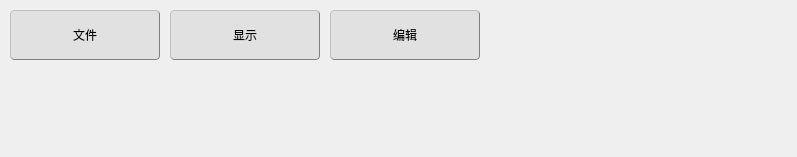
<?xml version="1.0" encoding="UTF-8"?>
<ui version="4.0">
 <class>FloatTools</class>
 <widget class="QWidget" name="FloatTools">
  <property name="geometry">
   <rect>
    <x>0</x>
    <y>0</y>
    <width>797</width>
    <height>157</height>
   </rect>
  </property>
  <property name="windowTitle">
   <string>Form</string>
  </property>
  <property name="styleSheet">
   <string notr="true">QToolButton{background-color: rgb(225, 225, 225);border:1px groove gray;border-radius:4px;padding:1px 4px;border-style: outset;}
QToolButton:hover{background-color:rgb(229, 241, 251); color: black;}
QToolButton:pressed{background-color:rgb(204, 228, 247);border-style: inset;}

QMenu {
    background-color : rgb(253,253,254);
 padding:5px;
 border-radius:15px;
}
QMenu::item {
    font-size:10pt;
    color: rgb(0,0,0);
    background-color:rgb(253,253,254);
    padding: 8px 25px 6px 10px;
    margin: 4px 1px;
}
QMenu::item:selected {
    background-color : rgb(236,236,237);
}
QMenu::icon:checked {
    background: rgb(253,253,254);
    position: absolute;
    top: 1px;
    right: 1px;
    bottom: 1px;
    left: 1px;
}
QMenu::icon:checked:selected {
    background-color : rgb(236,236,237);
    background-image: url(:/space_selected.png);
}
QMenu::separator {
    height: 2px;
    background: rgb(235,235,236);
    margin-left: 10px;
    margin-right: 10px;
}
</string>
  </property>
  <widget class="QToolButton" name="toolButtonFile">
   <property name="geometry">
    <rect>
     <x>10</x>
     <y>10</y>
     <width>150</width>
     <height>50</height>
    </rect>
   </property>
   <property name="sizePolicy">
    <sizepolicy hsizetype="Minimum" vsizetype="Fixed">
     <horstretch>0</horstretch>
     <verstretch>0</verstretch>
    </sizepolicy>
   </property>
   <property name="focusPolicy">
    <enum>Qt::NoFocus</enum>
   </property>
   <property name="styleSheet">
    <string notr="true"/>
   </property>
   <property name="text">
    <string>文件</string>
   </property>
   <property name="icon">
    <iconset resource="../../Resources/resources.qrc">
     <normaloff>:/Icons/file.png</normaloff>
     <normalon>:/Icons/file.png</normalon>:/Icons/file.png</iconset>
   </property>
   <property name="popupMode">
    <enum>QToolButton::InstantPopup</enum>
   </property>
   <property name="toolButtonStyle">
    <enum>Qt::ToolButtonTextUnderIcon</enum>
   </property>
  </widget>
  <widget class="QToolButton" name="toolButtonView">
   <property name="geometry">
    <rect>
     <x>170</x>
     <y>10</y>
     <width>150</width>
     <height>50</height>
    </rect>
   </property>
   <property name="sizePolicy">
    <sizepolicy hsizetype="Minimum" vsizetype="Fixed">
     <horstretch>0</horstretch>
     <verstretch>0</verstretch>
    </sizepolicy>
   </property>
   <property name="focusPolicy">
    <enum>Qt::NoFocus</enum>
   </property>
   <property name="text">
    <string>显示</string>
   </property>
   <property name="icon">
    <iconset resource="../../Resources/resources.qrc">
     <normaloff>:/Icons/view.png</normaloff>
     <normalon>:/Icons/view.png</normalon>:/Icons/view.png</iconset>
   </property>
   <property name="popupMode">
    <enum>QToolButton::InstantPopup</enum>
   </property>
   <property name="toolButtonStyle">
    <enum>Qt::ToolButtonTextUnderIcon</enum>
   </property>
  </widget>
  <widget class="QToolButton" name="toolButtonEdit">
   <property name="geometry">
    <rect>
     <x>330</x>
     <y>10</y>
     <width>150</width>
     <height>50</height>
    </rect>
   </property>
   <property name="sizePolicy">
    <sizepolicy hsizetype="Minimum" vsizetype="Fixed">
     <horstretch>0</horstretch>
     <verstretch>0</verstretch>
    </sizepolicy>
   </property>
   <property name="focusPolicy">
    <enum>Qt::NoFocus</enum>
   </property>
   <property name="text">
    <string>编辑</string>
   </property>
   <property name="icon">
    <iconset resource="../../Resources/resources.qrc">
     <normaloff>:/Icons/edit.png</normaloff>
     <normalon>:/Icons/edit.png</normalon>:/Icons/edit.png</iconset>
   </property>
   <property name="popupMode">
    <enum>QToolButton::InstantPopup</enum>
   </property>
   <property name="toolButtonStyle">
    <enum>Qt::ToolButtonTextUnderIcon</enum>
   </property>
  </widget>
  <action name="actionImport">
   <property name="icon">
    <iconset resource="../../Resources/resources.qrc">
     <normaloff>:/Icons/import.png</normaloff>:/Icons/import.png</iconset>
   </property>
   <property name="text">
    <string>导入模型</string>
   </property>
   <property name="shortcut">
    <string>Ctrl+O</string>
   </property>
  </action>
  <action name="actionExport">
   <property name="icon">
    <iconset resource="../../Resources/resources.qrc">
     <normaloff>:/Icons/export.png</normaloff>:/Icons/export.png</iconset>
   </property>
   <property name="text">
    <string>导出模型</string>
   </property>
  </action>
  <action name="actionHome">
   <property name="icon">
    <iconset resource="../../Resources/resources.qrc">
     <normaloff>:/Icons/reset.png</normaloff>:/Icons/reset.png</iconset>
   </property>
   <property name="text">
    <string>视角重置</string>
   </property>
  </action>
  <action name="actionSelect">
   <property name="icon">
    <iconset resource="../../Resources/resources.qrc">
     <normaloff>:/Icons/Select.png</normaloff>:/Icons/Select.png</iconset>
   </property>
   <property name="text">
    <string>选择</string>
   </property>
   <property name="shortcut">
    <string>S</string>
   </property>
  </action>
  <action name="actiondeleteFace">
   <property name="icon">
    <iconset resource="../../Resources/resources.qrc">
     <normaloff>:/Icons/deleteface.png</normaloff>:/Icons/deleteface.png</iconset>
   </property>
   <property name="text">
    <string>删除面</string>
   </property>
   <property name="shortcut">
    <string>D</string>
   </property>
  </action>
  <action name="actionInvertSelect">
   <property name="text">
    <string>反选</string>
   </property>
   <property name="shortcut">
    <string>W</string>
   </property>
  </action>
  <action name="actionLinkFace">
   <property name="text">
    <string>链接选择</string>
   </property>
   <property name="shortcut">
    <string>L</string>
   </property>
  </action>
  <action name="actionClearSelect">
   <property name="text">
    <string>清除选择</string>
   </property>
   <property name="shortcut">
    <string>Shift+C</string>
   </property>
  </action>
  <action name="actionShowBorder">
   <property name="text">
    <string>显示边界</string>
   </property>
   <property name="shortcut">
    <string>B</string>
   </property>
  </action>
  <action name="actionFillHole">
   <property name="text">
    <string>补洞</string>
   </property>
   <property name="shortcut">
    <string>C</string>
   </property>
  </action>
  <action name="actionFlat">
   <property name="text">
    <string>压平</string>
   </property>
   <property name="shortcut">
    <string>T</string>
   </property>
  </action>
  <action name="actionRemoveSmall">
   <property name="text">
    <string>删除悬浮物</string>
   </property>
   <property name="shortcut">
    <string>Q</string>
   </property>
  </action>
  <action name="actionRefresh">
   <property name="text">
    <string>刷新模型</string>
   </property>
   <property name="shortcut">
    <string>R</string>
   </property>
  </action>
  <action name="actionPickAxes">
   <property name="text">
    <string>放置参考点</string>
   </property>
   <property name="shortcut">
    <string>P</string>
   </property>
  </action>
  <action name="actionLassoRegion">
   <property name="text">
    <string>套索选择</string>
   </property>
   <property name="shortcut">
    <string>A</string>
   </property>
  </action>
  <action name="actionWhiteShow">
   <property name="text">
    <string>白模</string>
   </property>
   <property name="shortcut">
    <string>2</string>
   </property>
  </action>
  <action name="actionTexture">
   <property name="text">
    <string>纹理模型</string>
   </property>
   <property name="shortcut">
    <string>1</string>
   </property>
  </action>
  <action name="actionSmooth">
   <property name="text">
    <string>平滑</string>
   </property>
   <property name="shortcut">
    <string>Z</string>
   </property>
  </action>
  <action name="actionReTexture">
   <property name="text">
    <string>重贴纹理</string>
   </property>
   <property name="shortcut">
    <string>V</string>
   </property>
  </action>
  <action name="actionEditTexture">
   <property name="text">
    <string>纹理编辑</string>
   </property>
   <property name="shortcut">
    <string>I</string>
   </property>
  </action>
  <action name="actionConfig">
   <property name="text">
    <string>配置</string>
   </property>
  </action>
 </widget>
 <resources>
  <include location="../../Resources/resources.qrc"/>
 </resources>
 <connections/>
</ui>
